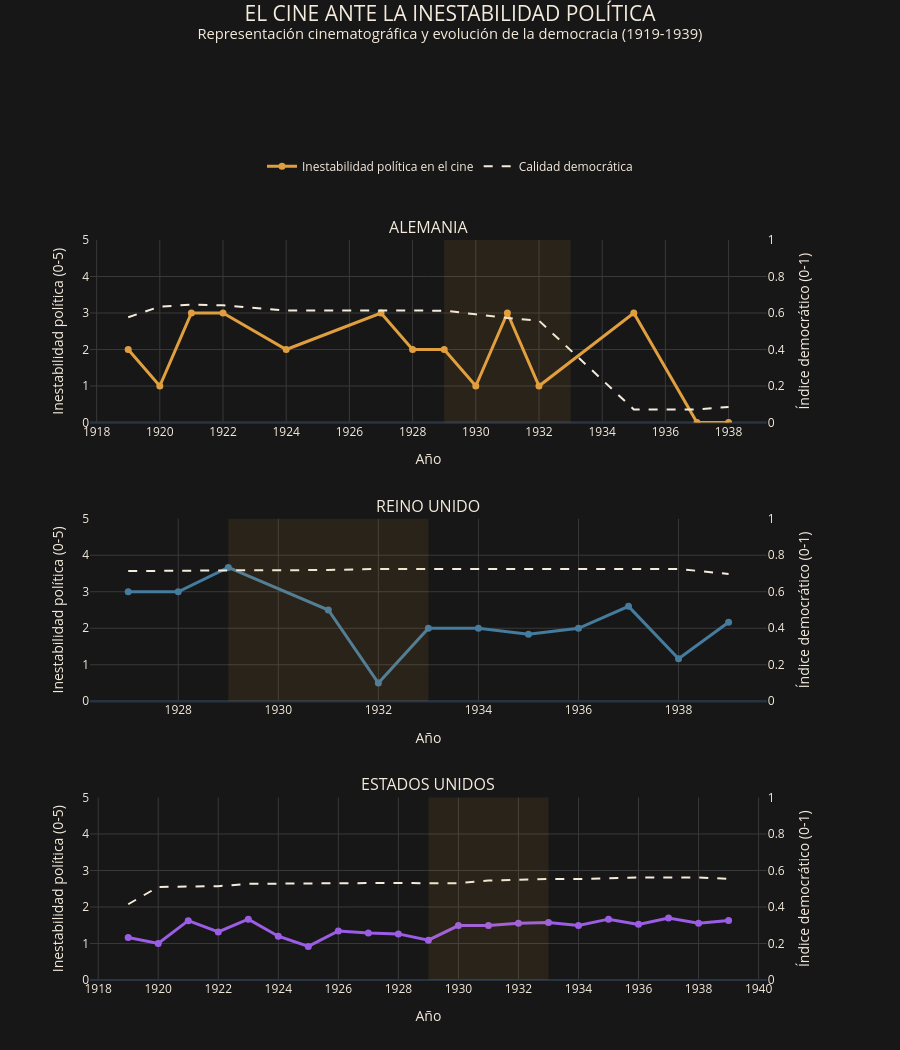

The notebook cell saved with this chart:
### Code cell
df_cine = peliculas_19_39_clasificado.copy()

df_cine["country"] = (df_cine["paises_norm"].fillna("").str.split(","))

df_cine = df_cine.explode("country")
df_cine["country"] = df_cine["country"].str.strip()

paises = ["Germany", "United Kingdom", "United States"]

df_cine = df_cine[df_cine["country"].isin(paises) & df_cine["release_year"].between(1919, 1939)].copy()

df_cine_anual = (
    df_cine.groupby(["country", "release_year"], as_index=False)
    .agg(political_instability_score=("political_instability_score", "mean"), num_peliculas=("title", "count"))
    .rename(columns={"release_year": "year"})
)

df_social = df_social_1919_1939.copy()

if "country" not in df_social.columns:
    df_social = df_social.melt(id_vars="year", var_name="country", value_name="v2x_polyarchy")

df_comparacion = df_cine_anual.merge(
    df_social[["country", "year", "v2x_polyarchy"]],
    on=["country", "year"],
    how="inner"
).sort_values(["country", "year"])

colores = {"Germany": "#E09F3E", "United Kingdom": "#457B9D", "United States": "#9B5DE5"}

paises_orden = ["Germany", "United Kingdom", "United States"]

titulos = ["ALEMANIA","REINO UNIDO","ESTADOS UNIDOS"]

fig = make_subplots(
    rows=3,
    cols=1,
    subplot_titles=titulos,
    vertical_spacing=0.13,
    specs=[[{"secondary_y": True}],[{"secondary_y": True}],[{"secondary_y": True}]]
)

for i, pais in enumerate(paises_orden, start=1):

    datos = df_comparacion[df_comparacion["country"] == pais].sort_values("year")

    fig.add_trace(
        go.Scatter(
            x=datos["year"],
            y=datos["political_instability_score"],
            mode="lines+markers",
            name="Inestabilidad política en el cine",
            legendgroup="cine",
            showlegend=(i == 1),
            line=dict(color=colores[pais], width=3),
            marker=dict(size=7),
            customdata=datos[["num_peliculas"]],
            hovertemplate=(
                "<b>Año: %{x}</b><br>"
                "Inestabilidad política: %{y:.2f}<br>"
                "Películas: %{customdata[0]}"
                "<extra></extra>"
            )
        ),
        row=i,
        col=1,
        secondary_y=False
    )

    fig.add_trace(
        go.Scatter(
            x=datos["year"],
            y=datos["v2x_polyarchy"],
            mode="lines",
            name="Calidad democrática",
            legendgroup="democracia",
            showlegend=(i == 1),
            line=dict(color="#F4EBDD", width=2, dash="dash"),
            hovertemplate=(
                "<b>Año: %{x}</b><br>"
                "Índice democrático: %{y:.3f}"
                "<extra></extra>"
            )
        ),
        row=i,
        col=1,
        secondary_y=True
    )

    fig.add_vrect(x0=1929, x1=1933, fillcolor="#E09F3E", opacity=0.09, line_width=0, row=i, col=1)


fig.update_layout(
    template="plotly_dark",
    paper_bgcolor="#171717",
    plot_bgcolor="#171717",
    font=dict(color="#F4EBDD"),
    title=dict(
        text=(
            "EL CINE ANTE LA INESTABILIDAD POLÍTICA"
            "<br><sup>Representación cinematográfica y evolución "
            "de la democracia (1919-1939)</sup>"
        ),
        x=0.5,
        xanchor="center",
        y=0.98,
        yanchor="top",
        font=dict(size=21)
    ),
    height=1050,
    margin=dict(l=90, r=90, t=240, b=70),
    legend=dict(orientation="h", x=0.5, xanchor="center", y=1.08, yanchor="bottom")
)

fig.update_xaxes(title_text="Año", tickmode="linear", dtick=2, gridcolor="#393939")

fig.update_yaxes(title_text="Inestabilidad política (0-5)", range=[0, 5], gridcolor="#393939", secondary_y=False)
fig.update_yaxes(title_text="Índice democrático (0-1)", range=[0, 1], showgrid=False, secondary_y=True)

fig.show()

### Figure 1 — Plotly figure (JSON) as saved in the notebook; plotly's stock layout.template omitted (floating-point values rounded to 4 significant figures)
{"data": [{"customdata": [[2], [1], [1], [2], [2], [1], [3], [3], [3], [2], [2], [3], [1], [1]], "hovertemplate": "<b>Año: %{x}</b><br>Inestabilidad política: %{y:.2f}<br>Películas: %{customdata[0]}<extra></extra>", "legendgroup": "cine", "line": {"color": "#E09F3E", "width": 3}, "marker": {"size": 7}, "mode": "lines+markers", "name": "Inestabilidad política en el cine", "showlegend": true, "type": "scatter", "x": [1919.0, 1920.0, 1921.0, 1922.0, 1924.0, 1927.0, 1928.0, 1929.0, 1930.0, 1931.0, 1932.0, 1935.0, 1937.0, 1938.0], "xaxis": "x", "y": [2.0, 1.0, 3.0, 3.0, 2.0, 3.0, 2.0, 2.0, 1.0, 3.0, 1.0, 3.0, 0.0, 0.0], "yaxis": "y"}, {"hovertemplate": "<b>Año: %{x}</b><br>Índice democrático: %{y:.3f}<extra></extra>", "legendgroup": "democracia", "line": {"color": "#F4EBDD", "dash": "dash", "width": 2}, "mode": "lines", "name": "Calidad democrática", "showlegend": true, "type": "scatter", "x": [1919.0, 1920.0, 1921.0, 1922.0, 1924.0, 1927.0, 1928.0, 1929.0, 1930.0, 1931.0, 1932.0, 1935.0, 1937.0, 1938.0], "xaxis": "x", "y": [0.577, 0.635, 0.646, 0.642, 0.614, 0.614, 0.611, 0.613, 0.593, 0.573, 0.558, 0.072, 0.072, 0.085], "yaxis": "y2"}, {"customdata": [[1], [1], [3], [4], [2], [3], [6], [6], [2], [5], [6], [6]], "hovertemplate": "<b>Año: %{x}</b><br>Inestabilidad política: %{y:.2f}<br>Películas: %{customdata[0]}<extra></extra>", "legendgroup": "cine", "line": {"color": "#457B9D", "width": 3}, "marker": {"size": 7}, "mode": "lines+markers", "name": "Inestabilidad política en el cine", "showlegend": false, "type": "scatter", "x": [1927.0, 1928.0, 1929.0, 1931.0, 1932.0, 1933.0, 1934.0, 1935.0, 1936.0, 1937.0, 1938.0, 1939.0], "xaxis": "x2", "y": [3.0, 3.0, 3.667, 2.5, 0.5, 2.0, 2.0, 1.833, 2.0, 2.6, 1.167, 2.167], "yaxis": "y3"}, {"hovertemplate": "<b>Año: %{x}</b><br>Índice democrático: %{y:.3f}<extra></extra>", "legendgroup": "democracia", "line": {"color": "#F4EBDD", "dash": "dash", "width": 2}, "mode": "lines", "name": "Calidad democrática", "showlegend": false, "type": "scatter", "x": [1927.0, 1928.0, 1929.0, 1931.0, 1932.0, 1933.0, 1934.0, 1935.0, 1936.0, 1937.0, 1938.0, 1939.0], "xaxis": "x2", "y": [0.713, 0.713, 0.717, 0.719, 0.725, 0.725, 0.725, 0.725, 0.725, 0.725, 0.725, 0.697], "yaxis": "y4"}, {"customdata": [[12], [12], [16], [19], [15], [35], [37], [32], [28], [38], [44], [53], [65], [83], [68], [73], [72], [63], [73], [70], [75]], "hovertemplate": "<b>Año: %{x}</b><br>Inestabilidad política: %{y:.2f}<br>Películas: %{customdata[0]}<extra></extra>", "legendgroup": "cine", "line": {"color": "#9B5DE5", "width": 3}, "marker": {"size": 7}, "mode": "lines+markers", "name": "Inestabilidad política en el cine", "showlegend": false, "type": "scatter", "x": [1919.0, 1920.0, 1921.0, 1922.0, 1923.0, 1924.0, 1925.0, 1926.0, 1927.0, 1928.0, 1929.0, 1930.0, 1931.0, 1932.0, 1933.0, 1934.0, 1935.0, 1936.0, 1937.0, 1938.0, 1939.0], "xaxis": "x3", "y": [1.167, 1.0, 1.625, 1.316, 1.667, 1.2, 0.9189, 1.344, 1.286, 1.263, 1.091, 1.491, 1.492, 1.554, 1.574, 1.493, 1.667, 1.524, 1.699, 1.557, 1.627], "yaxis": "y5"}, {"hovertemplate": "<b>Año: %{x}</b><br>Índice democrático: %{y:.3f}<extra></extra>", "legendgroup": "democracia", "line": {"color": "#F4EBDD", "dash": "dash", "width": 2}, "mode": "lines", "name": "Calidad democrática", "showlegend": false, "type": "scatter", "x": [1919.0, 1920.0, 1921.0, 1922.0, 1923.0, 1924.0, 1925.0, 1926.0, 1927.0, 1928.0, 1929.0, 1930.0, 1931.0, 1932.0, 1933.0, 1934.0, 1935.0, 1936.0, 1937.0, 1938.0, 1939.0], "xaxis": "x3", "y": [0.415, 0.51, 0.512, 0.514, 0.527, 0.528, 0.53, 0.533, 0.533, 0.532, 0.53, 0.53, 0.545, 0.549, 0.554, 0.553, 0.559, 0.562, 0.562, 0.562, 0.554], "yaxis": "y6"}], "layout": {"annotations": [{"font": {"size": 16}, "showarrow": false, "text": "ALEMANIA", "x": 0.47, "xanchor": "center", "xref": "paper", "y": 1, "yanchor": "bottom", "yref": "paper"}, {"font": {"size": 16}, "showarrow": false, "text": "REINO UNIDO", "x": 0.47, "xanchor": "center", "xref": "paper", "y": 0.6233, "yanchor": "bottom", "yref": "paper"}, {"font": {"size": 16}, "showarrow": false, "text": "ESTADOS UNIDOS", "x": 0.47, "xanchor": "center", "xref": "paper", "y": 0.2467, "yanchor": "bottom", "yref": "paper"}], "font": {"color": "#F4EBDD"}, "height": 1050, "legend": {"orientation": "h", "x": 0.5, "xanchor": "center", "y": 1.08, "yanchor": "bottom"}, "margin": {"b": 70, "l": 90, "r": 90, "t": 240}, "paper_bgcolor": "#171717", "plot_bgcolor": "#171717", "shapes": [{"fillcolor": "#E09F3E", "line": {"width": 0}, "opacity": 0.09, "type": "rect", "x0": 1929, "x1": 1933, "xref": "x", "y0": 0, "y1": 1, "yref": "y domain"}, {"fillcolor": "#E09F3E", "line": {"width": 0}, "opacity": 0.09, "type": "rect", "x0": 1929, "x1": 1933, "xref": "x2", "y0": 0, "y1": 1, "yref": "y3 domain"}, {"fillcolor": "#E09F3E", "line": {"width": 0}, "opacity": 0.09, "type": "rect", "x0": 1929, "x1": 1933, "xref": "x3", "y0": 0, "y1": 1, "yref": "y5 domain"}], "title": {"font": {"size": 21}, "text": "EL CINE ANTE LA INESTABILIDAD POLÍTICA<br><sup>Representación cinematográfica y evolución de la democracia (1919-1939)</sup>", "x": 0.5, "xanchor": "center", "y": 0.98, "yanchor": "top"}, "xaxis": {"anchor": "y", "domain": [0, 0.94], "dtick": 2, "gridcolor": "#393939", "tickmode": "linear", "title": {"text": "Año"}}, "xaxis2": {"anchor": "y3", "domain": [0, 0.94], "dtick": 2, "gridcolor": "#393939", "tickmode": "linear", "title": {"text": "Año"}}, "xaxis3": {"anchor": "y5", "domain": [0, 0.94], "dtick": 2, "gridcolor": "#393939", "tickmode": "linear", "title": {"text": "Año"}}, "yaxis": {"anchor": "x", "domain": [0.7533, 1], "gridcolor": "#393939", "range": [0, 5], "title": {"text": "Inestabilidad política (0-5)"}}, "yaxis2": {"anchor": "x", "overlaying": "y", "range": [0, 1], "showgrid": false, "side": "right", "title": {"text": "Índice democrático (0-1)"}}, "yaxis3": {"anchor": "x2", "domain": [0.3767, 0.6233], "gridcolor": "#393939", "range": [0, 5], "title": {"text": "Inestabilidad política (0-5)"}}, "yaxis4": {"anchor": "x2", "overlaying": "y3", "range": [0, 1], "showgrid": false, "side": "right", "title": {"text": "Índice democrático (0-1)"}}, "yaxis5": {"anchor": "x3", "domain": [0, 0.2467], "gridcolor": "#393939", "range": [0, 5], "title": {"text": "Inestabilidad política (0-5)"}}, "yaxis6": {"anchor": "x3", "overlaying": "y5", "range": [0, 1], "showgrid": false, "side": "right", "title": {"text": "Índice democrático (0-1)"}}}}
